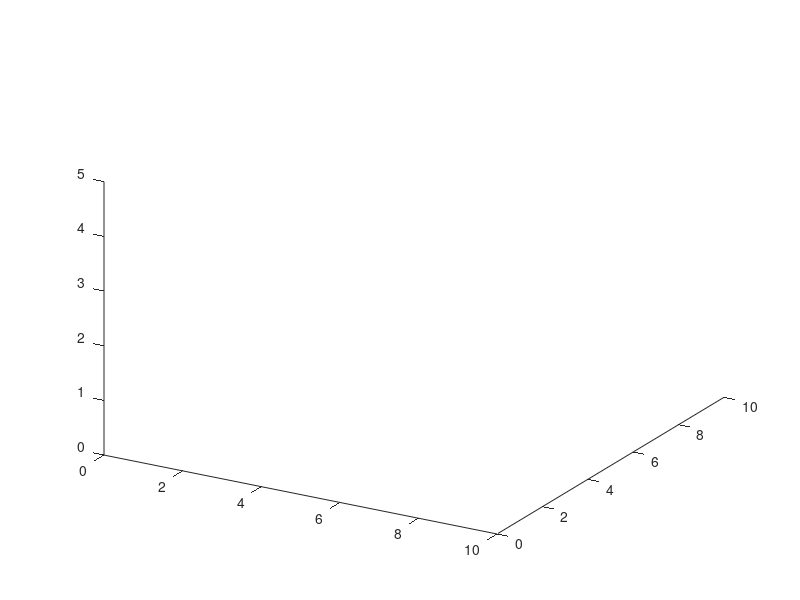

This figure's MATLAB source: (Note: this script raises an error after producing the figure.)
clc;
clear;
close all;

hold on
view(30,30)
axis([0,10,0,10,0,5]);
%set(gca,'visible','off');
set(gcf,'color','white');
drawPlan()
x = linspace(0,2.5,10);
y = x.^2 ;
pts = [x;y];
%plot3(x,y,ones(10,1));
%plotRay(pts);
plotMarch();
function drawPlan()
A = 25;
color = [1,0,0];
xo = [0,0,1];
x = [1,0,0];
y = [0,1,0];
xp1 = xo + A*x;
yp1 = xo + A*y;
xp2 = xo - A*x;
yp2 = xo - A*y;
h1 = fill3([xp1(1),yp1(1),xp2(1),yp2(1)],...
    [xp1(2),yp1(2),xp2(2),yp2(2)],...
    [xp1(3),yp1(3),xp2(3),yp2(3)],color);
set(h1, 'facealpha',0.5);
end
function plotRay(pts)
n = size(pts,2);
pts_z = [pts;ones(1,n)];
alpha = linspace(0,10,10);
for i = 1:10
    p0 = [0;0;0];
    projected_pts = alpha(i)*pts_z;
    for j = 1:n
      pj = projected_pts(:,j);
      line([p0(1),pj(1)],[p0(2),pj(2)],[p0(3),pj(3)],'color','yellow');
      plot3(projected_pts(1,1:j),projected_pts(2,1:j),projected_pts(3,1:j));
    end
    pause(1);
end

end
function plotMarch()
    n = 100;
    pi = [1;1];
    alpha = linspace(0.5,n,100);
    r = [0;1];
    pj = pi + alpha.*r;
    pj_z = [pj;ones(1,n)];
    for i = 1:100
        alpha_i = alpha(i);        
        pi_0 = pj_z(:,1);
        pi = pj_z(:,i);
        p0 = [0;0;0];
        projected_p0 = (1/alpha_i)*pj_z(:,1);
        projected_pi = (1/alpha_i)*pj_z(:,i);
        fac = 5;
        line([p0(1),fac*projected_p0(1)],[p0(2),fac*projected_p0(2)],[p0(3),fac*projected_p0(3)],'color','yellow');
        line([p0(1),fac*projected_pi(1)],[p0(2),fac*projected_pi(2)],[p0(3),fac*projected_pi(3)],'color','yellow');
        
        line([projected_p0(1),projected_pi(1)],[projected_p0(2),projected_pi(2)],[projected_p0(3),projected_pi(3)],'color','red');
        
        line([pi_0(1),pi(1)],[pi_0(2),pi(2)],[pi_0(3),pi(3)],'color','black');
        
        pause(1);
    end
end